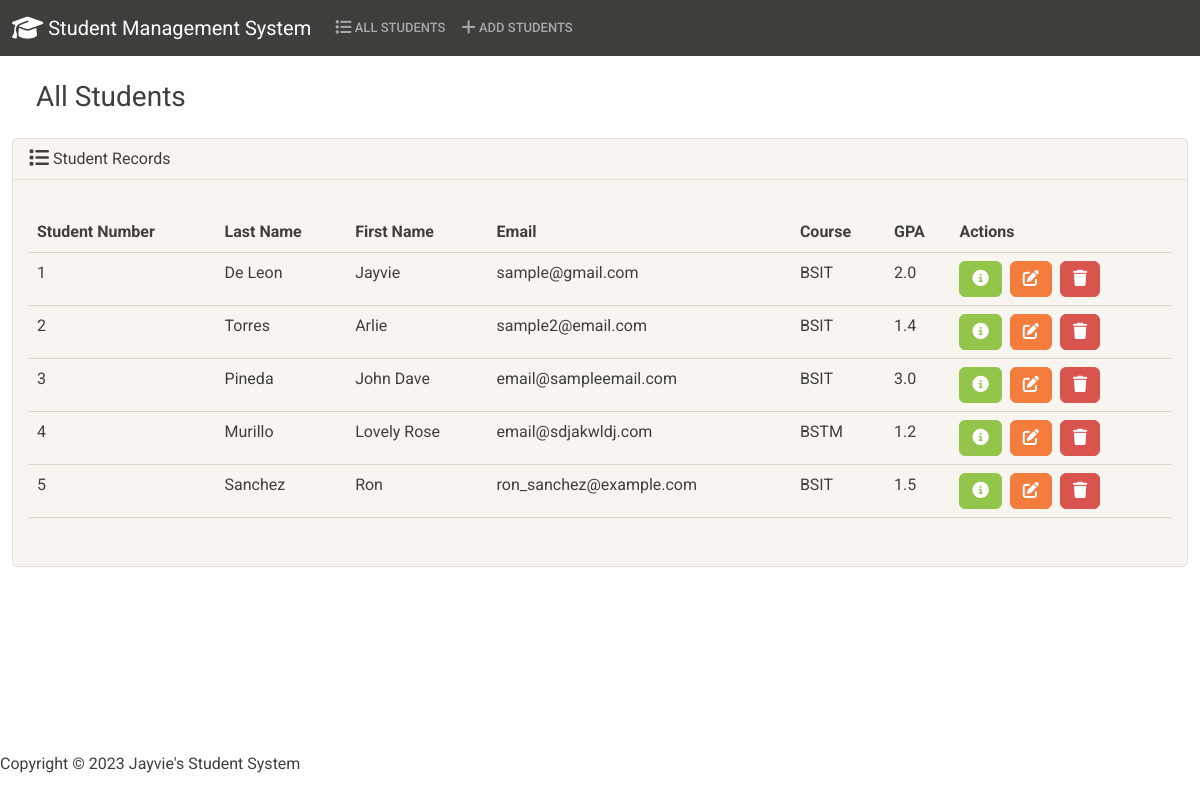
/, run on an earlier commit of the app's database.
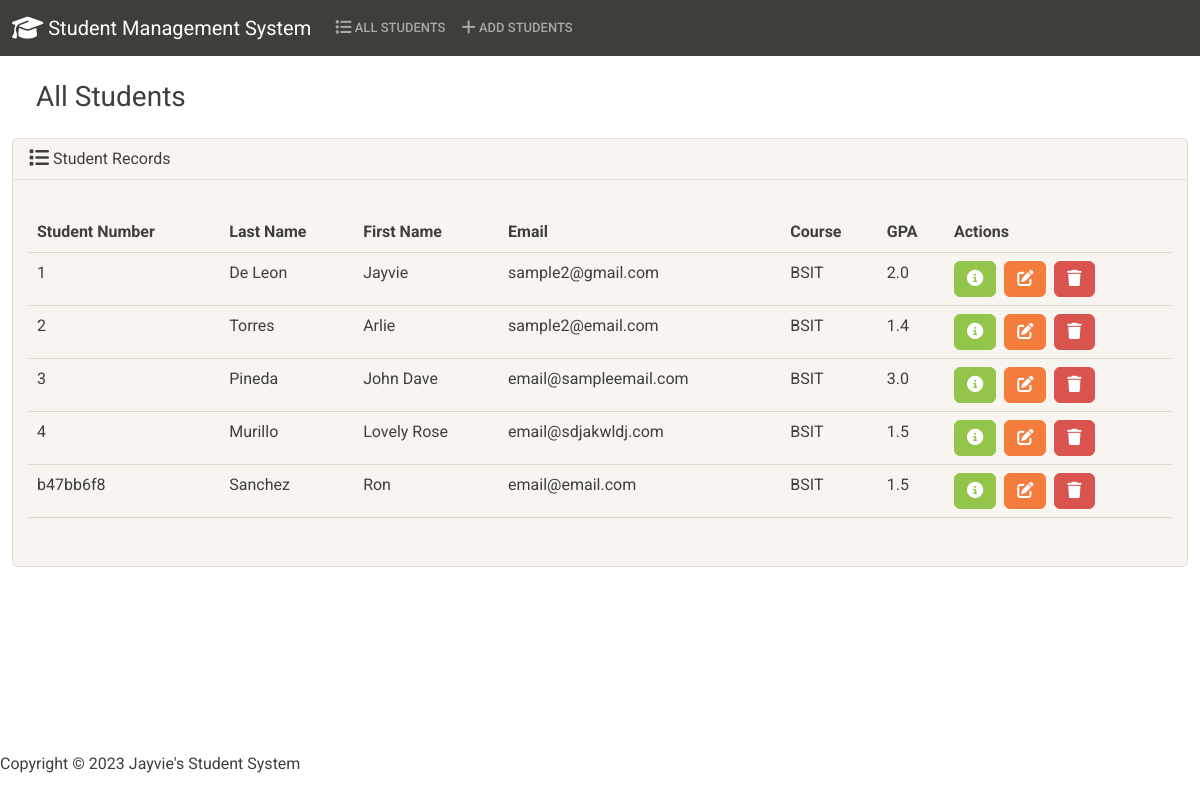
And on a later commit of the database.
### students/models.py (models this page shows, shortened)
class Student(models.Model):
    student_number = models.CharField(max_length=8)
    first_name = models.CharField(max_length=50)
    last_name = models.CharField(max_length=50)
    email = models.EmailField(max_length=100)
    course = models.CharField(max_length=50)
    gpa = models.FloatField()

### students/views.py (the view)
# urls.py: path('', views.index, name='index'),
def index(request):
    return render(request, 'students/index.html',{
        'students': Student.objects.all()
        })

### students/templates/students/index.html (shortened to what this page needs)
{% extends 'students/base.html' %}
{% block body %}
<h3 class="m-4">All Students</h3>
<div class="row">
  <div class="col=12">
    {% if students %}
    <div class="card bg-light mg-4 mb-4">
      <div class="card-header">
        <i class="fa-solid fa-list fa-lg"></i> Student Records
      </div>
      <div class="card-body">
        <p class="card-text">
          <div class="table-responsive">
            <table class="table table-hover">
              <thead>
                <tr>
                  <th scope="col">Student Number</th>
                  <th scope="col">Last Name</th>
                  <th scope="col">First Name</th>
                  <th scope="col">Email</th>
                  <th scope="col">Course</th>
                  <th scope="col">GPA </th>
                  <th scope="col">Actions</th>
                </tr>
              </thead>
              <tbody>
                {% for student in students %}
                <tr>
                  <td>{{ student.student_number }}</td>
                  <td>{{ student.last_name }}</td>
                  <td>{{ student.first_name }}</td>
                  <td>{{ student.email }}</td>
                  <td>{{ student.course }}</td>
                  <td>{{ student.gpa }}</td>
                  <td>
                    <button type="button" class="btn btn-success me-1" href="{% url 'view_student' student.id %}" data-bs-toggle="modal" data-bs-target="#myModal{{student.id}}"></button>
                    <a class="btn btn-warning me-1" href="{% url 'edit' student.id %}">
                    </a>
                      <button type ="button" class="btn btn-danger" data-bs-toggle="modal" data-bs-target="#delete{{student.id}}"></button>
                  </td>
                </tr>
                {% endfor %}
              </tbody>
            </table>
          </div>
        </p>
      </div>
    </div>
    {% else %}
    <h5 class="alert alert-primary ms-4 me-4">No Student</h5>
    {% endif %}
  </div>
</div>
  {% endblock %}

What changed in the data, as far as the page shows it:
removed Student: student_number "5", last_name "Sanchez", first_name "Ron", email "ron_sanchez@example.com", course "BSIT", gpa "1.5"
changed Student "De Leon": email "sample@gmail.com" → "sample2@gmail.com"
changed Student "Murillo": course "BSTM" → "BSIT"; gpa "1.2" → "1.5"
added Student: student_number "b47bb6f8", last_name "Sanchez", first_name "Ron", email "email@email.com", course "BSIT", gpa "1.5"
